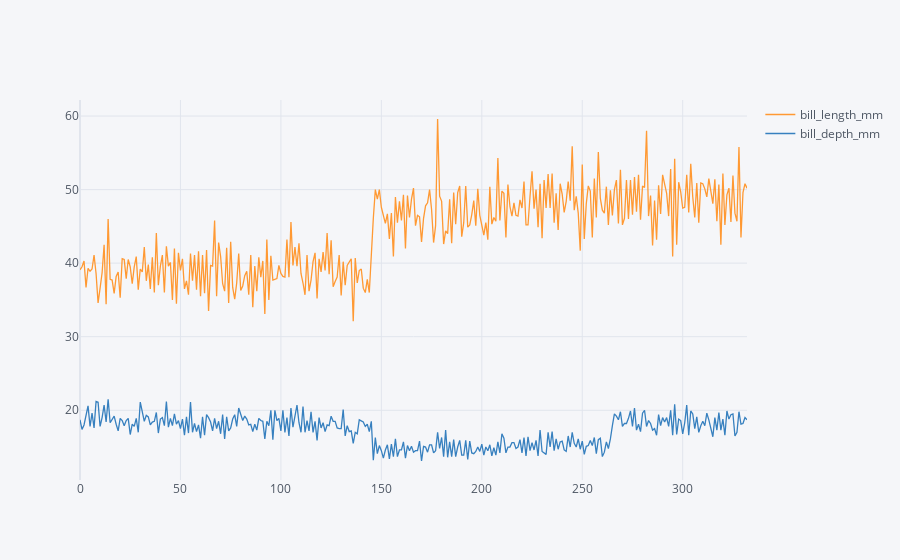

The cell this chart's notebook holds for it:
### Markdown cell above
# Line Plots

### Code cell
import warnings
warnings.simplefilter(action = 'ignore', category = FutureWarning)

# Create line plot
df[['bill_length_mm', 'bill_depth_mm']].iplot(kind='line')

### Figure 1 — Plotly figure (JSON) as saved in the notebook; plotly's stock layout.template omitted (floating-point values rounded to 4 significant figures; data arrays with more than 128 entries replaced by an {"elided": "..."} marker saying what was removed)
{"data": [{"line": {"color": "rgba(255, 153, 51, 1.0)", "dash": "solid", "shape": "linear", "width": 1.3}, "mode": "lines", "name": "bill_length_mm", "text": "", "type": "scatter", "x": {"elided": "333 int values"}, "y": {"elided": "333 float values"}}, {"line": {"color": "rgba(55, 128, 191, 1.0)", "dash": "solid", "shape": "linear", "width": 1.3}, "mode": "lines", "name": "bill_depth_mm", "text": "", "type": "scatter", "x": {"elided": "333 int values"}, "y": {"elided": "333 float values"}}], "layout": {"legend": {"bgcolor": "#F5F6F9", "font": {"color": "#4D5663"}}, "paper_bgcolor": "#F5F6F9", "plot_bgcolor": "#F5F6F9", "title": {"font": {"color": "#4D5663"}}, "xaxis": {"gridcolor": "#E1E5ED", "showgrid": true, "tickfont": {"color": "#4D5663"}, "title": {"font": {"color": "#4D5663"}, "text": ""}, "zerolinecolor": "#E1E5ED"}, "yaxis": {"gridcolor": "#E1E5ED", "showgrid": true, "tickfont": {"color": "#4D5663"}, "title": {"font": {"color": "#4D5663"}, "text": ""}, "zerolinecolor": "#E1E5ED"}}}
